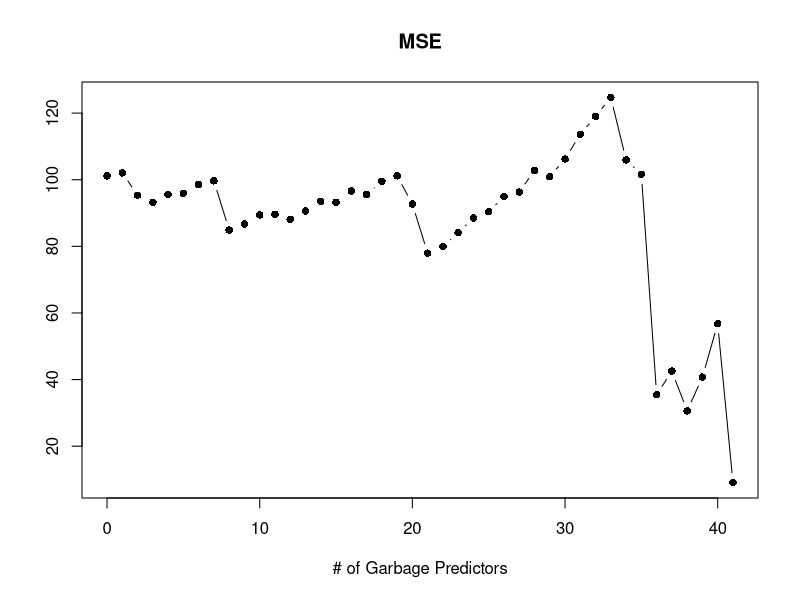
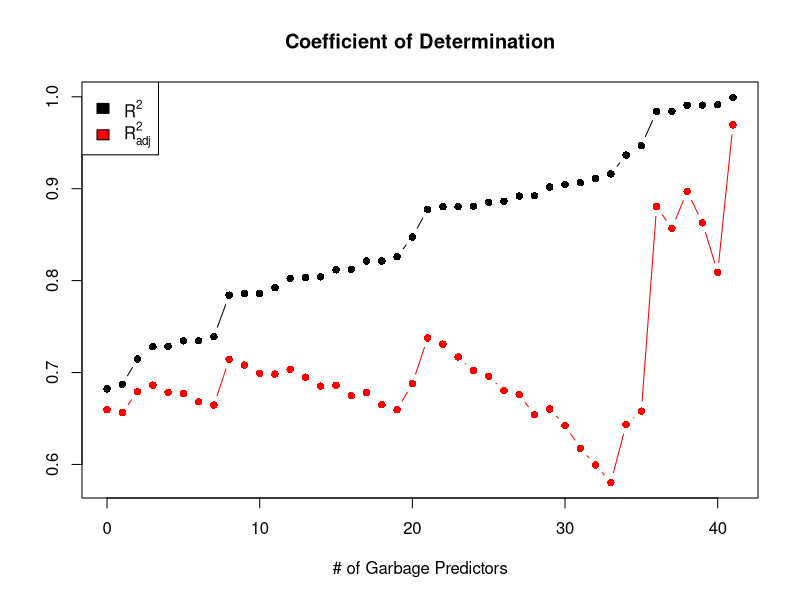
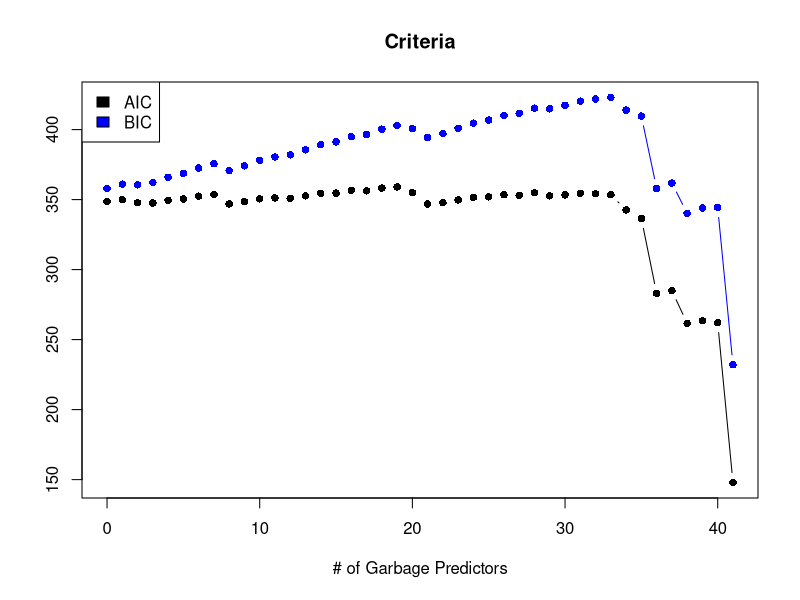
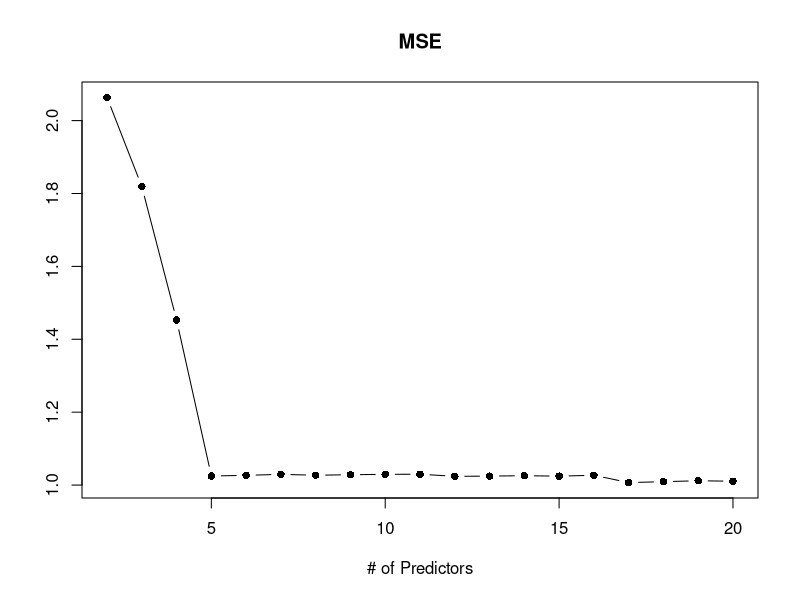
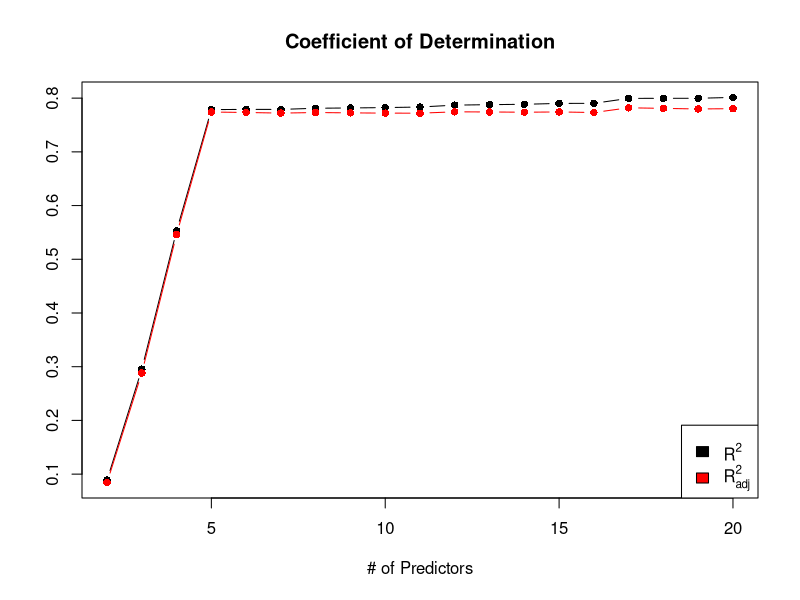
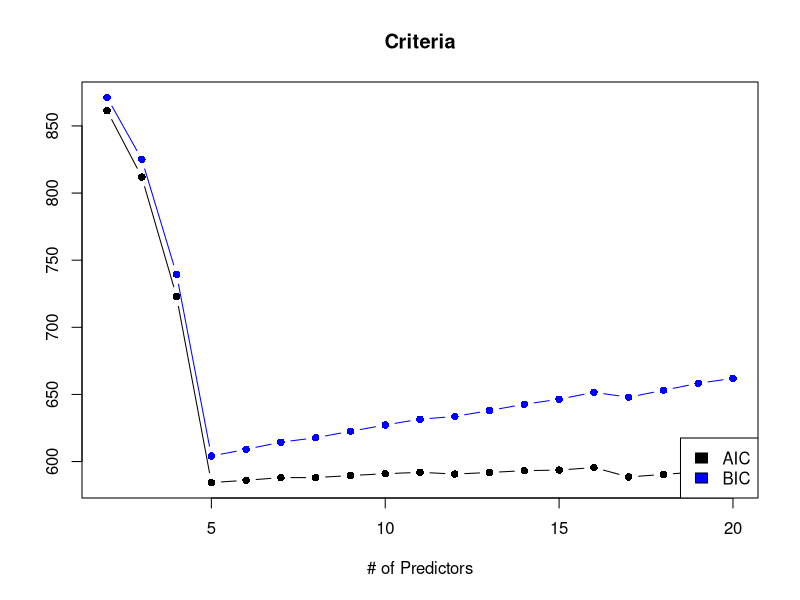
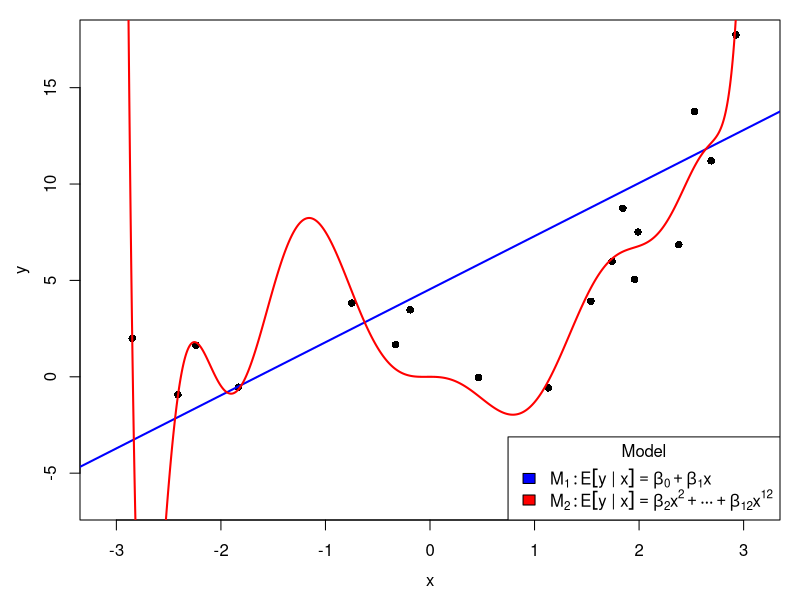

Reproduce these figures in R, in order.
#--- criteria illustration -----------------------------------------

satis <- read.csv("satisfaction.csv") # load the data
head(satis)
M <- lm(Satisfaction ~ ., data = satis) # regress on all variables

# throw in garbage predictors: iid N(0,1) not related to anything
n <- nrow(satis)
ng <- 41 # max number of predictors
# set.seed(20)
satis2 <- matrix(rnorm(n*ng), n, ng)
colnames(satis2) <- paste0("Grbg_", 1:ng)
satis2 <- cbind(satis, satis2)
#satis2[1:6,1:10]
## calculate R^2, R^2_adj, etc. upon adding in garbage predictors one at a time
R2 <- rep(NA, ng+1)
R2a <- rep(NA, ng+1)
aic <- rep(NA, ng+1)
bic <- rep(NA, ng+1)
mse <- rep(NA, ng+1)
for(ii in 0:ng) {
  M <- lm(Satisfaction ~ ., data = satis2[1:(4+ii)])
  R2[ii+1] <- summary(M)$r.squared
  R2a[ii+1] <- summary(M)$adj.r.squared
  aic[ii+1] <- AIC(M)
  bic[ii+1] <- BIC(M)
  mse[ii+1] <- sigma(M)^2 
}

# plot
plot(0:ng, mse, xlab = "# of Garbage Predictors", ylab = "",
     main = "MSE",pch = 16, type = "b")

plot(0:ng, R2, xlab = "# of Garbage Predictors", ylab = "",
     main = "Coefficient of Determination",
     pch = 16, type = "b", ylim = range(R2, R2a))
points(0:ng, R2a, pch = 16, type = "b", col = "red")
legend(x = "topleft", legend = expression(R^2, R[adj]^2),
       fill = c("black", "red"))

plot(0:ng, aic, xlab = "# of Garbage Predictors", ylab = "",
     main = "Criteria",pch = 16, type = "b", ylim = range(aic, bic))
points(0:ng, bic, pch = 16, type = "b", col = "blue")
legend(x = "topleft", legend = expression(AIC, BIC),
       fill = c("black", "blue"))






##---same thing in larger simulated sample---------------------------

library(mvtnorm)
nn <- 200 # n obs
n.cov <- 20 # 50 covs
n.cov.plot <- 20
X <- rmvnorm(nn,rep(0,n.cov),diag(rep(1,n.cov)))
## generate y as function of first 4 covs
y <- X[,1]+X[,2]+X[,3]+X[,4]+rnorm(nn,0,1)
dat <- data.frame(y,X)
# calculate R^2 and R^2_adj upon adding in garbage predictors one at a time
R2 <-  rep(NA,n.cov.plot-1)
R2a <- rep(NA, n.cov.plot-1)
aic <- rep(NA, n.cov.plot-1)
bic <- rep(NA, n.cov.plot-1)
mse <- rep(NA, n.cov.plot-1)
for(ii in 2:n.cov.plot) {
  M <- lm(y ~ ., data = dat[,1:ii])
  R2[ ii-1] <- summary(M)$r.squared
  R2a[ii-1] <- summary(M)$adj.r.squared
  aic[ii-1] <- AIC(M)
  bic[ii-1] <- BIC(M)
  mse[ii-1] <- sigma(M)  
}



plot(2:n.cov.plot, mse, xlab = "# of Predictors", ylab = "",
     main = "MSE",
     pch = 16, type = "b")

plot(2:n.cov.plot, R2, xlab = "# of Predictors", ylab = "",
     main = "Coefficient of Determination",
     pch = 16, type = "b", ylim = range(R2, R2a))
points(2:n.cov.plot, R2a, pch = 16, type = "b", col = "red")
legend(x = "bottomright", legend = expression(R^2, R[adj]^2),
       fill = c("black", "red"))

plot(2:n.cov.plot, aic, xlab = "# of Predictors", ylab = "",
     main = "Criteria",pch = 16, type = "b", ylim = range(aic, bic))
points(2:n.cov.plot, bic, pch = 16, type = "b", col = "blue")
legend(x = "bottomright", legend = expression(AIC, BIC),
       fill = c("black", "blue"))





#--- model selection: overfitting ------------------------------

## seed <- sample(1000, 1)
par(mfrow = c(1,1), mar = c(4,4,1,1))
cex <- 1
lwd <- 2
clrs <- c("blue", "red")
seed <- 704
set.seed(seed)
n <- 20
sig <- 2
x <- runif(n, -3, 3)
y <- exp(x) + sig * rnorm(n)
M1 <- lm(y ~ x)
form2 <- paste0("I(x^", 2:12, ")", collapse = " + ")
## M2 <- lm(y ~ poly(x, degree = 12, raw = TRUE) - 1)
## form2 <- paste0("sin(", 1:8, "*x)", collapse = " + ")
form2 <- as.formula(paste0("y ~ ", form2, " - 1"))
M2 <- lm(form2)
xlim <- c(-3.1, 3.1)
ylim <- range(y)
ylim <- (ylim - mean(ylim) * 1.5) + mean(ylim)
xseq <- seq(xlim[1], xlim[2], len = 1000)
ypred <- predict(M2, newdata = data.frame(x = xseq))
plot(x, y, xlim = xlim, ylim = ylim, pch = 16,
     xlab = "", ylab = "", cex.axis = cex, cex = cex)
title(xlab = "x", ylab = "y", cex.lab = cex, line = 2.5)
abline(reg = M1, col = "blue", lwd = lwd)
lines(xseq, ypred, col = "red", lwd = lwd)
lgd <- expression(M[1]:E*group("[",y*" | "*x,"]")==beta[0]+beta[1]*x,
                  M[2]:E*group("[",y*" | "*x,"]")==beta[2]*x^2+cdots+beta[12]*x^{12})
legend("bottomright", legend = lgd,
       fill = clrs, title = "Model")





# ------ automatic selection ------------------


# forward, backward, and stepwise selection

# high school and beyond dataset
hsb <- read.csv("HSB2.csv")
hsbm <- hsb[,c(13, 1:6, 10, 7:9)] # math response only

summary(hsbm)

# bounds for model selection
M0 <- lm(math ~ 1, data = hsbm) # minimal model

# maximal model: all main effect and interactions, and a couple non-linearities
Mmax <- lm(math ~ (.)^2 +
             I(locus^2) + I(concept^2) + I(mot^2), data = hsbm)
beta.max <- coef(Mmax)
length(beta.max) # number of coefficients
names(beta.max)[is.na(beta.max)] # coefficients that couldn't be estimated

table(hsbm[c("lang", "minor")]) # number of observations in each category


# full model:
# 1. remove all interactions with career, but leave as main effect
# 2. remove the interaction between lang and minor
# 3. add nonlinear effects for continuous variables locus, concept, mot
Mfull <- lm(math ~ (.-career)^2 + career - lang:minor +    
              I(locus^2) + I(concept^2) + I(mot^2),
            data= hsbm)
length(coef(Mfull))
anyNA(coef(Mfull))

df.penalty <- 2 # this is the k penalty
## 2 corresponds to AIC
## log(n) corresponds to BIC

help(system.time)

# forward
system.time({
  Mfwd <- step(object = M0, # base model
               scope = list(lower = M0, upper = Mfull), # smallest and largest model
               direction = "forward",
               trace = 1, # trace prints out information
               k = df.penalty
  )
})

Mfwd
Mfwd$coefficients

Mfwd$model

str(Mfwd)

# backward
system.time({
  Mback <- step(object = Mfull, # base model
                scope = list(lower = M0, upper = Mfull),
                direction = "backward", trace = 0, k = df.penalty)
})

# stepwise (both directions)
Mstart <- lm(math ~ ., data = hsbm) # starting point model: main effects only
system.time({
  Mstep <- step(object = Mstart,
                scope = list(lower = M0, upper = Mfull),
                direction = "both", trace = 1, k = df.penalty)
})

# compare the three different models
beta.fwd <- coef(Mfwd)
beta.back <- coef(Mback)
beta.step <- coef(Mstep)
c(fwd = length(beta.fwd), back = length(beta.back),
  step = length(beta.step)) # number of coefficients in each
# check if models are nested
names(beta.fwd)[!names(beta.fwd) %in% names(beta.back)]
names(beta.back)[!names(beta.back) %in% names(beta.fwd)]

# Mfwd and Mback different, but also each has some covariates the other does not.



## AIC
n <- nrow(hsbm)
ll_fwd <- -n/2 * (1 + log(sum(resid(Mfwd)^2)/n) + log(2*pi))
aic_fwd <- -2*ll_fwd + 2*(n - Mfwd$df + 1) # total number of parameters includes sigma
aic_fwd - AIC(Mfwd)
aic_step <- AIC(Mstep)
aic_back <- AIC(Mback)

aic_all <- round(c(aic_fwd,aic_step,aic_back),2)
names(aic_all) <- c("FWD","Step","Back")
aic_all

## BIC
bic_fwd <- -2*ll_fwd + log(n)*(n - Mfwd$df + 1) # total number of parameters includes sigma
bic_fwd - BIC(Mfwd)
bic_step <- BIC(Mstep)
bic_back <- BIC(Mback)

bic_all <- round(c(bic_fwd,bic_step,bic_back),2)
names(bic_all) <- c("FWD","Step","Back")
bic_all


